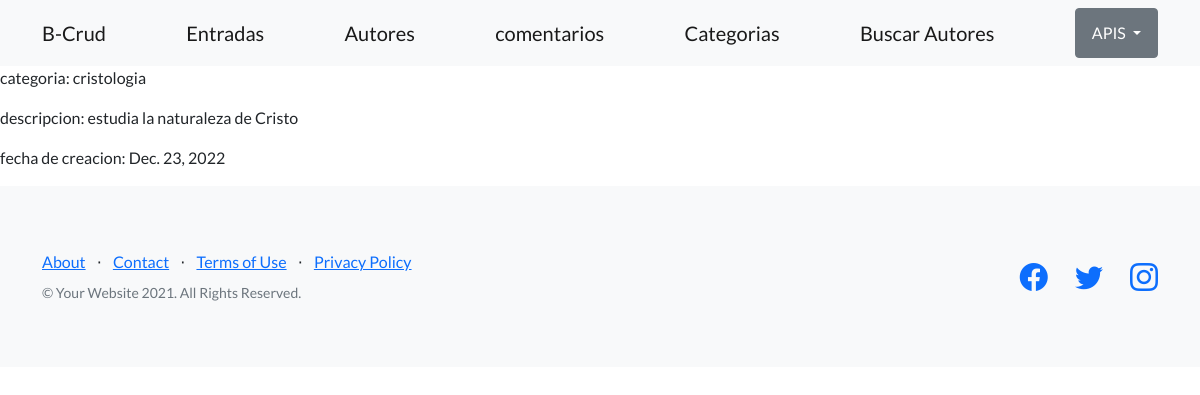
Screenshot of /bcrud/categoria/detail/1 with the database file from the repository.
### bcrud/models.py (models this page shows)
class Categoria(models.Model):
    nombres=models.CharField(max_length=100)
    descripcion=models.CharField(max_length=500)
    fecha=models.DateField('fecha de creacion', auto_now=False, auto_now_add=True)

### bcrud/views.py (the view)
# urls.py: path("categoria/detail/<pk>",views.CategoriaDetalle.as_view(),name='cadetail'),
class CategoriaDetalle(DetailView):
  model = Categoria
  template_name="bcrud/categoria_detail.html"

### bcrud/templates/bcrud/categoria_detail.html
{% extends "bcrud/padre.html" %}
{% load static %}
{% block contenidoQueCambia %}
<p>categoria: {{categoria.nombres}}</p>
<p>descripcion: {{categoria.descripcion}}</p>
<p>fecha de creacion: {{categoria.fecha}}</p>
{% endblock %}

### rows the page displays
Categoria: nombres "cristologia", descripcion "estudia la naturaleza de Cristo", fecha "Dec. 23, 2022"
